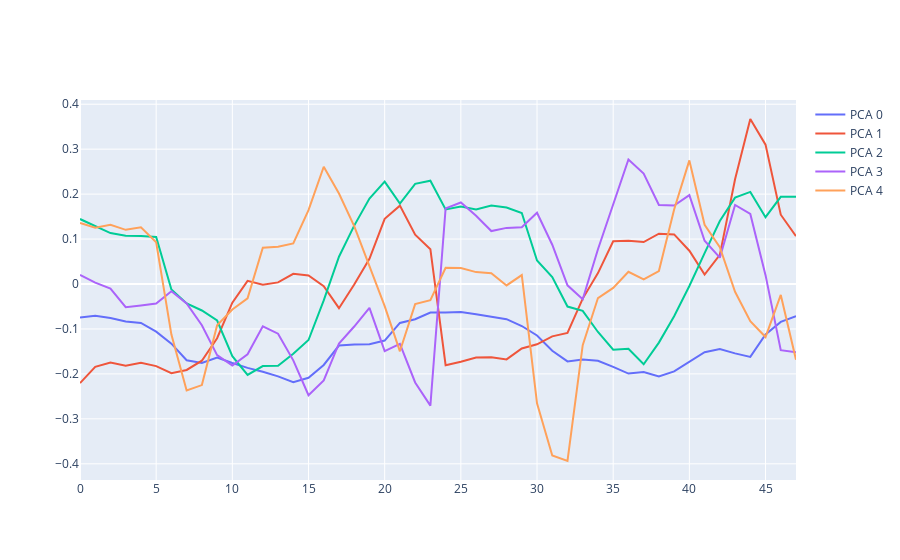

Notebook cell for this chart:
### Code cell
traces = []
for i in range(pca.components_.shape[0]):
    y = pca.components_[i].tolist()
    trace = {**template_trace, "y": y, "name": f"PCA {i}"}
    traces.append(trace)
go.Figure(traces)
